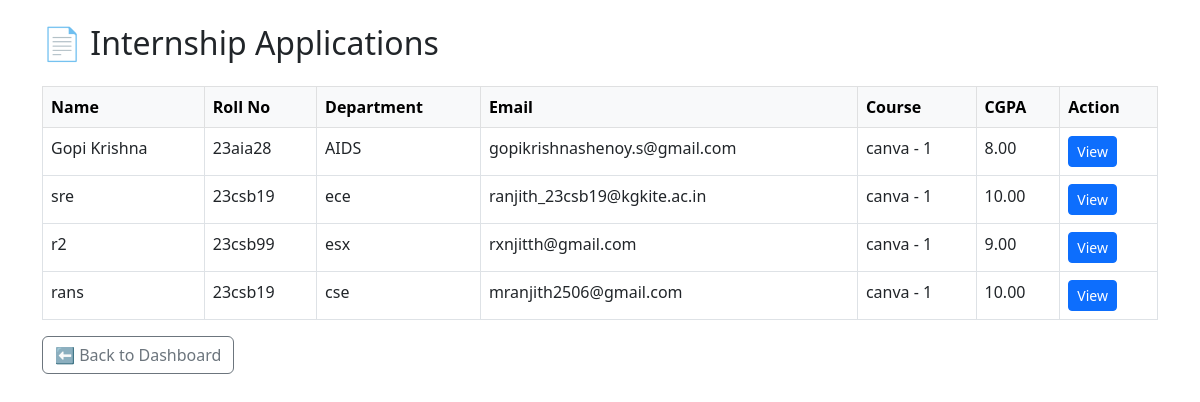
Page /internship_applications_list/ (signed in) on the earlier database version.
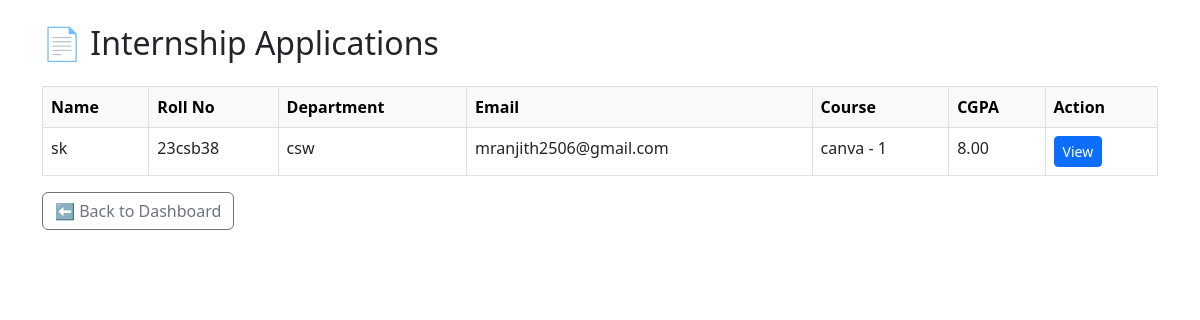
Same page on the later database version.
### ips_intern/models.py (models this page shows, shortened)
class InternApplication(models.Model):
    user = models.OneToOneField(User, on_delete=models.CASCADE, null=True, blank=True)
    name = models.CharField(max_length=100)
    roll_no = models.CharField(max_length=50)
    department = models.CharField(max_length=100)
    cgpa = models.DecimalField(max_digits=4, decimal_places=2)  # Max CGPA: 10.00
    arrears = models.PositiveIntegerField()
    gender = models.CharField(max_length=10)
    clg_mailid = models.EmailField()
    course_duration = models.ForeignKey('CourseDuration', on_delete=models.SET_NULL, null=True, blank=True)
    is_completed = models.BooleanField(default=False)
    is_approved = models.BooleanField(default=False)
    is_rejected = models.BooleanField(default=False)
    is_certified = models.BooleanField(default=False)
    just_approved = models.BooleanField(default=False)
    approved_at = models.DateTimeField(null=True, blank=True)  # ⏳ Used for tracking duration start

class CourseDuration(models.Model):
    course_name = models.CharField(max_length=100)
    duration = models.CharField(max_length=50)  # Example: "3 months", "6 months", etc.
    def __str__(self):
        return f'{self.course_name} - {self.duration}'

### ips_intern/views.py (the view)
# urls.py: path('internship_applications_list/', views.internship_applications_list, name='internship_applications_list'),
@login_required
def internship_applications_list(request):
    applications = InternApplication.objects.all().order_by('-id')
    return render(request, 'internship_applications.html', {
        'applications': applications
    })

### ips_intern/templates/internship_applications.html (shortened to what this page needs)
<!DOCTYPE html>
<html>
<head>
  <link href="https://cdn.jsdelivr.net/npm/bootstrap@5.3.0/dist/css/bootstrap.min.css" rel="stylesheet">
</head>
<body>
<div class="container mt-4">
  <h2 class="mb-4">📄 Internship Applications</h2>
  <table class="table table-bordered table-hover">
    <thead class="table-light">
      <tr>
        <th>Name</th>
        <th>Roll No</th>
        <th>Department</th>
        <th>Email</th>
        <th>Course</th>
        <th>CGPA</th>
        <th>Action</th>
      </tr>
    </thead>
    <tbody>
      {% for app in applications %}
      <tr>
        <td>{{ app.name }}</td>
        <td>{{ app.roll_no }}</td>
        <td>{{ app.department }}</td>
        <td>{{ app.clg_mailid }}</td>
        <td>{{ app.course_duration }}</td>
        <td>{{ app.cgpa }}</td>
        <td>
  <a href="{% url 'internship_applications_detail' app.id %}" class="btn btn-primary btn-sm">View</a>
</td>
      </tr>
      {% empty %}
      <tr>
        <td colspan="7" class="text-center">No applications found.</td>
      </tr>
      {% endfor %}
    </tbody>
  </table>
  <a href="{% url 'admin_dashboard' %}" class="btn btn-outline-secondary">⬅ Back to Dashboard</a>
</div>
</body>
</html>

Differences in the rows shown:
removed InternApplication: name "Gopi Krishna", roll_no "23aia28", department "AIDS", clg_mailid "gopikrishnashenoy.s@gmail.com", course_duration "canva - 1", cgpa "8.00"
removed InternApplication: name "sre", roll_no "23csb19", department "ece", clg_mailid "ranjith_23csb19@kgkite.ac.in", course_duration "canva - 1", cgpa "10.00"
removed InternApplication: name "r2", roll_no "23csb99", department "esx", clg_mailid "rxnjitth@gmail.com", course_duration "canva - 1", cgpa "9.00"
removed InternApplication: name "rans", roll_no "23csb19", department "cse", clg_mailid "mranjith2506@gmail.com", course_duration "canva - 1", cgpa "10.00"
added InternApplication: name "sk", roll_no "23csb38", department "csw", clg_mailid "mranjith2506@gmail.com", course_duration "canva - 1", cgpa "8.00"
